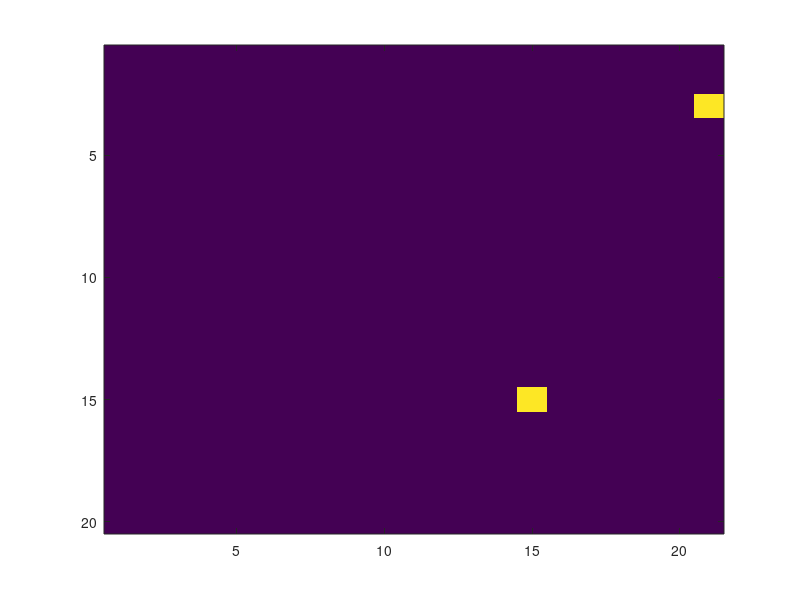
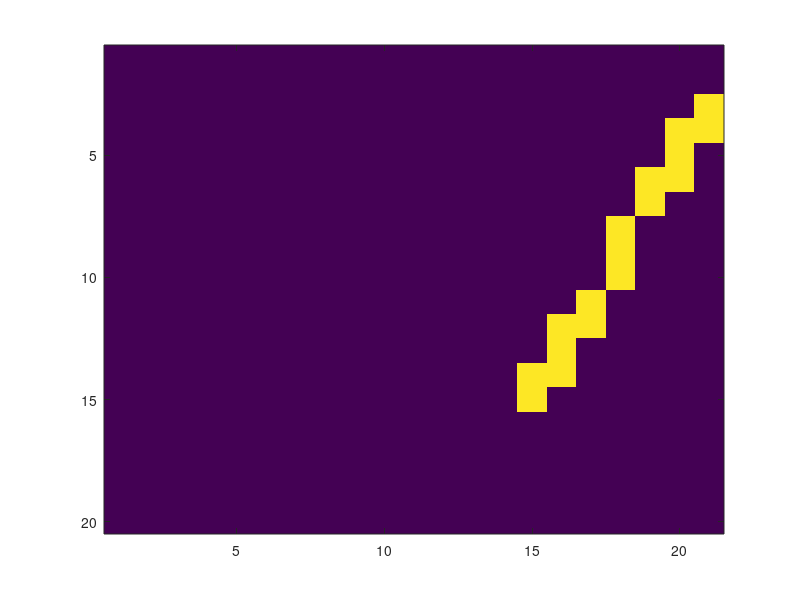

Source code (MATLAB) for these figures, in order:
clear all
close all

x = zeros(20, 20);
x1 = [3, 21];
x2 = [15, 15];
interp_vals = round([linspace(x1(1), x2(1), 20); linspace(x1(2), x2(2), 20)]);

x(x1(1), x1(2)) = 1;
x(x2(1), x2(2)) = 1;

y = zeros(20, 20);

for i_val = 1:size(interp_vals, 2)
    y(interp_vals(1, i_val), interp_vals(2, i_val)) = 1;
    
end

figure(1)
imagesc(x)

figure(2)
imagesc(y)
